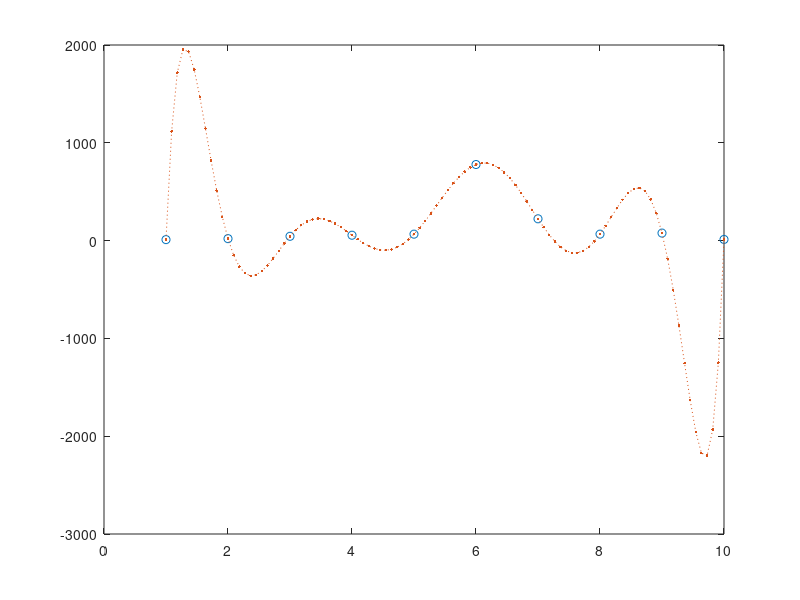

Recreate this plot in MATLAB.
x = [1,2,3,4,5,6,7,8,9,10];
y = [10,20,44,55,66,778,223,66,77,12];
n = length(x);
l = zeros(n,n);

for i  = 1:n %% for rows
    v = 1;

    for j = 1:n %% for making polynomials
        if i ~=j
            v = conv(v,poly(x(j)))/(x(i)-x(j));
        end
    end
    l(i,: ) = v*y(i); %% to put the given calculation in the given n*n matrix
end
l;
p = sum(l); %% lagrange polynomial
f = flip(p); %% to genrate the lagrange polynomial
for k = 10 :-1:1
    fprintf('(% .2fx^%d)+',f(k),k-1)

end
X = linspace(x(1),x(n),100);
Y = polyval(p,X);
plot(x,y,'o',X,Y,':.')






